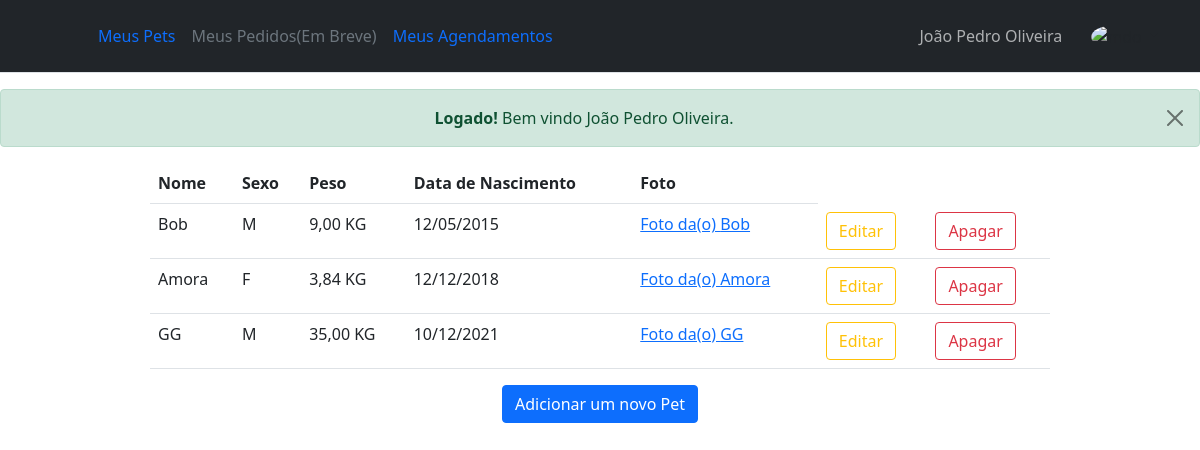
/editarPet.php (signed in), run on the app's committed database.
### tables this page shows
CREATE TABLE `tutores` (
  `TutorID` int(10) UNSIGNED NOT NULL,
  `TutorNome` varchar(80) NOT NULL,
  `TutorEmail` varchar(100) NOT NULL,
  `TutorPassword` varchar(50) NOT NULL,
  `TutorTelefone` varchar(20) DEFAULT NULL,
  `TutorFoto` varchar(255) NOT NULL
);

CREATE TABLE `pets` (
  `PetID` int(10) UNSIGNED NOT NULL,
  `PetNome` varchar(80) NOT NULL,
  `PetSexo` char(1) NOT NULL DEFAULT 'M',
  `PetPeso` float NOT NULL,
  `PetDataNascimento` date NOT NULL,
  `PetFoto` varchar(255) NOT NULL,
  `TutorID` int(10) UNSIGNED NOT NULL,
  `RacaID` int(10) UNSIGNED NOT NULL
);

### app/UsuarioDAO.php (called while the page is built, shortened)
<?php
class ClassUsuarioDAO {
    public function listarTutor($novoUsuario) {
        try {
            $pdo = Conexao::getInstance($novoUsuario);
            $sql = "SELECT * FROM tutores WHERE TutorEmail = ?";
            $stmt = $pdo->prepare($sql);
            $stmt->bindValue(1, $novoUsuario->getEmail());
            $stmt->execute();
            return $stmt->fetch(PDO::FETCH_ASSOC);
        } catch (PDOException $erro) {
            return $erro->getMessage();
        }
	}
public function listarPetTutor($novoUsuario) {
    try {
        $pdo = Conexao::getInstance($novoUsuario);
        $sql = "SELECT * FROM pets WHERE TutorID = ?";
        $stmt = $pdo->prepare($sql);
        $stmt->bindValue(1, $novoUsuario->getID());
        $stmt->execute();
        return $stmt->fetchAll();
    } catch (PDOException $erro) {
        return $erro->getMessage();
    }
}
}
?>

### app/Usuarios.php (called while the page is built, shortened)
<?php
class UsuarioTutor{
    private $id;
    private $email;
    function getID() {
        return $this->id;
    }
    function getEmail() {
        return $this->email;
    }
    function setID($id) {
        $this->id = $id;
    }
    function setEmail($email) {
        $this->email = $email;
    }
}

### editarPet.php (the view, shortened to what this page needs)
<?php
        require_once ("app/Usuarios.php");
        require_once ("app/UsuarioDAO.php");
        if (isset($_SESSION['nome'])) {
    ?>
    <!doctype html>
<html lang="en">
  <head>
  <link href="bootstrap-5.1.3-dist/css/bootstrap.css" rel="stylesheet">
  </head>
  <center>
  <body>
        <?php
            $id = $_SESSION['id'] ?? '';
            $email = $_SESSION['email'] ?? '';
            $tutor = new UsuarioTutor;
            $tutor->setID($id);
            $tutor->setEmail($email);
            $consultar = new ClassUsuarioDAO;
            $resultadoPETS = $consultar->listarPetTutor($tutor);
            $consultarTutor = new ClassUsuarioDAO;
            $resultadoTutor = $consultarTutor->listarTutor($tutor);
        ?>
        <?php require_once("navbar_logado.php") ?>
        <?php
          if (isset($_SESSION['logado'])) {
            echo
            '
            <center>
              <div class="alert alert-success alert-dismissible fade show" role="alert">
                <strong>Logado!</strong> Bem vindo '.$_SESSION['nome'].'.
                <button type="button" class="btn-close" data-bs-dismiss="alert" aria-label="Close"></button>
              </div>
            </center>
            ';
          }
        ?>
        <table class="table w-75">
            <tr>
              <th>Nome</th>
              <th>Sexo</th>
              <th>Peso</th>
              <th>Data de Nascimento</th>
              <th>Foto</th>
            </tr>
            <?php
                foreach ($resultadoPETS as $pet) {
                  $petID = $pet['PetID'];
                  echo
                  '
                    <tr>
                      <td>'.$pet['PetNome'].'</td>
                      <td>'.$pet['PetSexo'].'</td>
                      <td>'.number_format($pet['PetPeso'], 2, ",", ".").' KG</td>
                      <td>'.date("d/m/Y", strtotime($pet['PetDataNascimento'])).'</td>
                      <td><a href="#">Foto da(o) '.$pet['PetNome'].'</a></td>
                       <td><a class="btn btn-outline-warning" href="editarPet.php?editarPet=true&petID='.$petID.'">Editar</a></td>
                      <td><a class="btn btn-outline-danger" href="editarPet.php?apagarPet=true&petID='.$petID.'">Apagar</a></td>
                    </tr>
                  ';
                }
            ?>
      </table>
      <a href="petADD.php" class="btn btn-primary">Adicionar um novo Pet</a>
  </body>
  </center>
</html>
    <?php }else{
        header("Location: logout.php");
      }
    ?>

### navbar_logado.php (shortened to what this page needs)
<header class="p-3 mb-3 border-bottom bg-dark">
    <div class="container">
      <div class="d-flex flex-wrap align-items-center justify-content-center justify-content-lg-start">
        <a href="/" class="d-flex align-items-center mb-2 mb-lg-0 text-dark text-decoration-none">
          <svg class="bi me-2" width="40" height="32" role="img" aria-label="Bootstrap"><use xlink:href="#bootstrap"/></svg>
        </a>
        <ul class="nav col-12 col-lg-auto text-light me-lg-auto mb-2 justify-content-center mb-md-0">
          <li><a href="index.php" class="nav-link px-2">Meus Pets</a></li>
          <li><a href="#" class="nav-link px-2 disabled">Meus Pedidos(Em Breve)</a></li>
          <li><a href="agendamento.php" class="nav-link px-2">Meus Agendamentos</a></li>
        </ul>
        <form class="col-12 col-lg-auto mb-3 mb-lg-0 me-lg-3">
          <button class="btn disabled text-light"><?php echo $resultadoTutor['TutorNome']; ?></button>
        </form>
        <div class="dropdown text-end">
          <a href="#" class="d-block link-dark text-decoration-none dropdown-toggle" id="dd1" data-bs-toggle="dropdown" aria-expanded="false">
            <img src="uploads/tutores/<?php echo $resultadoTutor['TutorFoto']; ?>" alt="mdo" width="32" height="32" class="rounded-circle">
          </a>
        </div>
      </div>
    </div>
  </header>

### data on the page
tutores: TutorNome "João Pedro Oliveira"
pets: PetNome "Bob", PetSexo "M", PetPeso "9,00", PetDataNascimento "12/05/2015"
pets: PetNome "Amora", PetSexo "F", PetPeso "3,84", PetDataNascimento "12/12/2018"
pets: PetNome "GG", PetSexo "M", PetPeso "35,00", PetDataNascimento "10/12/2021"

### other printed values
$_SESSION['nome'] "João Pedro Oliveira"
